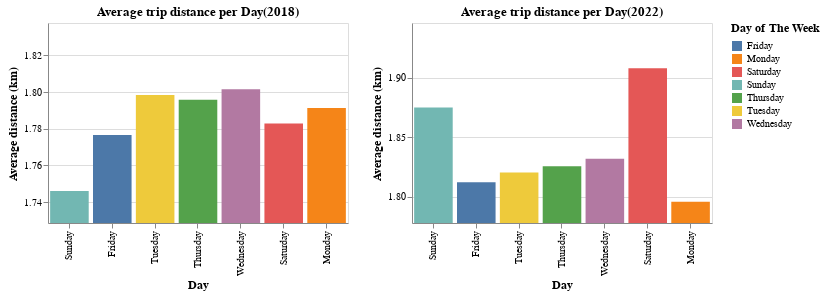

Notebook cell for this chart:
### Code cell
def visualize_trip_distance_over_week(df_1, df_2, description_1="", description_2=""):
    def specific_chart(df, description_bonus):
        min_value = df['avg_distance_km'].min() * 0.99
        max_value = df['avg_distance_km'].max() * 1.02

        return alt.Chart(df).mark_bar().encode(
                x=alt.X('day_of_the_week:O', title='Day', sort=None),
                y=alt.Y('avg_distance_km:Q', title='Average distance (km)',
                        scale=alt.Scale(domain=(min_value, max_value))),
                color=alt.Color('day_of_the_week:N', title='Day of The Week'),
                tooltip=['avg_distance_km', 'day_of_the_week']
            ).properties(
                title= 'Average trip distance per Day' + description_bonus,
                width= 300,
                height= 200
            )
        
    chart = alt.hconcat(
        specific_chart(df_1, description_1),
        specific_chart(df_2, description_2)
    ).configure_axis(
        labelAngle=45
    )

    chart = chart.configure_axis(
        titleFontSize=12,
        labelFontSize=10,
        labelOverlap='parity'
    ).configure_legend(
        titleFontSize=12,
        labelFontSize=10
    )

    return chart

visualize_trip_distance_over_week(
    trip_distance_over_week_2018, trip_distance_over_week_2022, 
    "(2018)", "(2022)"
    ).interactive()

### Figure 1 — Vega-Lite specification as saved in the notebook (floating-point values rounded to 4 significant figures)
{"config": {"view": {"continuousWidth": 300, "continuousHeight": 300}, "axis": {"labelFontSize": 10, "labelOverlap": "parity", "titleFontSize": 12}, "legend": {"labelFontSize": 10, "titleFontSize": 12}}, "hconcat": [{"data": {"name": "data-682e8ec785edbb7251655d352f8c942d"}, "mark": {"type": "bar"}, "encoding": {"color": {"field": "day_of_the_week", "title": "Day of The Week", "type": "nominal"}, "tooltip": [{"field": "avg_distance_km", "type": "quantitative"}, {"field": "day_of_the_week", "type": "nominal"}], "x": {"field": "day_of_the_week", "sort": null, "title": "Day", "type": "ordinal"}, "y": {"field": "avg_distance_km", "scale": {"domain": [1.729, 1.838]}, "title": "Average distance (km)", "type": "quantitative"}}, "height": 200, "name": "view_1", "title": "Average trip distance per Day(2018)", "width": 300}, {"data": {"name": "data-4cc96c16257368b6241f3ee2a60bb4e2"}, "mark": {"type": "bar"}, "encoding": {"color": {"field": "day_of_the_week", "title": "Day of The Week", "type": "nominal"}, "tooltip": [{"field": "avg_distance_km", "type": "quantitative"}, {"field": "day_of_the_week", "type": "nominal"}], "x": {"field": "day_of_the_week", "sort": null, "title": "Day", "type": "ordinal"}, "y": {"field": "avg_distance_km", "scale": {"domain": [1.778, 1.946]}, "title": "Average distance (km)", "type": "quantitative"}}, "height": 200, "name": "view_2", "title": "Average trip distance per Day(2022)", "width": 300}], "params": [{"name": "param_1", "select": {"type": "interval", "encodings": ["x", "y"]}, "bind": "scales", "views": ["view_1", "view_2"]}], "$schema": "https://vega.github.io/schema/vega-lite/v5.8.0.json", "datasets": {"data-682e8ec785edbb7251655d352f8c942d": [{"day_of_the_week": "Sunday", "avg_distance_km": 1.746}, {"day_of_the_week": "Friday", "avg_distance_km": 1.777}, {"day_of_the_week": "Tuesday", "avg_distance_km": 1.798}, {"day_of_the_week": "Thursday", "avg_distance_km": 1.796}, {"day_of_the_week": "Wednesday", "avg_distance_km": 1.802}, {"day_of_the_week": "Saturday", "avg_distance_km": 1.783}, {"day_of_the_week": "Monday", "avg_distance_km": 1.791}], "data-4cc96c16257368b6241f3ee2a60bb4e2": [{"day_of_the_week": "Sunday", "avg_distance_km": 1.875}, {"day_of_the_week": "Friday", "avg_distance_km": 1.812}, {"day_of_the_week": "Tuesday", "avg_distance_km": 1.82}, {"day_of_the_week": "Thursday", "avg_distance_km": 1.825}, {"day_of_the_week": "Wednesday", "avg_distance_km": 1.832}, {"day_of_the_week": "Saturday", "avg_distance_km": 1.908}, {"day_of_the_week": "Monday", "avg_distance_km": 1.796}]}}
